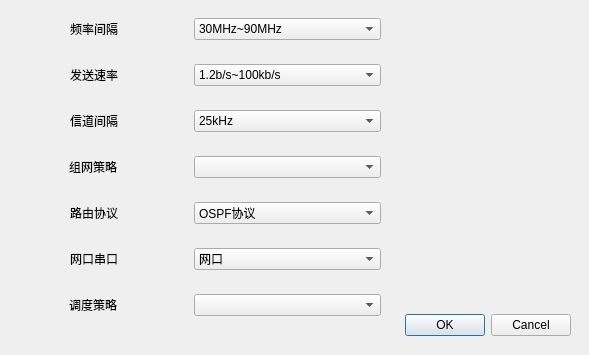
<?xml version="1.0" encoding="UTF-8"?>
<ui version="4.0">
 <class>dialog</class>
 <widget class="QDialog" name="dialog">
  <property name="geometry">
   <rect>
    <x>0</x>
    <y>0</y>
    <width>589</width>
    <height>355</height>
   </rect>
  </property>
  <property name="windowTitle">
   <string>Dialog</string>
  </property>
  <widget class="QDialogButtonBox" name="buttonBox">
   <property name="geometry">
    <rect>
     <x>400</x>
     <y>310</y>
     <width>171</width>
     <height>31</height>
    </rect>
   </property>
   <property name="orientation">
    <enum>Qt::Horizontal</enum>
   </property>
   <property name="standardButtons">
    <set>QDialogButtonBox::Cancel|QDialogButtonBox::Ok</set>
   </property>
  </widget>
  <widget class="QWidget" name="verticalLayoutWidget">
   <property name="geometry">
    <rect>
     <x>0</x>
     <y>0</y>
     <width>381</width>
     <height>341</height>
    </rect>
   </property>
   <layout class="QVBoxLayout" name="verticalLayout">
    <item>
     <layout class="QHBoxLayout" name="horizontalLayout">
      <item alignment="Qt::AlignHCenter">
       <widget class="QLabel" name="__width_band_label">
        <property name="autoFillBackground">
         <bool>false</bool>
        </property>
        <property name="text">
         <string>频率间隔</string>
        </property>
       </widget>
      </item>
      <item>
       <widget class="QComboBox" name="width_band_combox">
        <item>
         <property name="text">
          <string>30MHz~90MHz</string>
         </property>
        </item>
        <item>
         <property name="text">
          <string>610MHz~690MHz</string>
         </property>
        </item>
        <item>
         <property name="text">
          <string>225MHz~512MHz</string>
         </property>
        </item>
        <item>
         <property name="text">
          <string>1350MHz~1850MHz</string>
         </property>
        </item>
       </widget>
      </item>
     </layout>
    </item>
    <item>
     <layout class="QHBoxLayout" name="horizontalLayout_2">
      <item alignment="Qt::AlignHCenter">
       <widget class="QLabel" name="__send_rate_label">
        <property name="autoFillBackground">
         <bool>false</bool>
        </property>
        <property name="text">
         <string>发送速率</string>
        </property>
       </widget>
      </item>
      <item>
       <widget class="QComboBox" name="send_rate_combox">
        <item>
         <property name="text">
          <string>1.2b/s~100kb/s</string>
         </property>
        </item>
        <item>
         <property name="text">
          <string>100kb/s~200kb/s</string>
         </property>
        </item>
        <item>
         <property name="text">
          <string>200kb/s~300kb/s</string>
         </property>
        </item>
        <item>
         <property name="text">
          <string>300kb/s~375kb/s</string>
         </property>
        </item>
       </widget>
      </item>
     </layout>
    </item>
    <item>
     <layout class="QHBoxLayout" name="horizontalLayout_3">
      <item alignment="Qt::AlignHCenter">
       <widget class="QLabel" name="__interval_label">
        <property name="autoFillBackground">
         <bool>false</bool>
        </property>
        <property name="text">
         <string>信道间隔</string>
        </property>
       </widget>
      </item>
      <item>
       <widget class="QComboBox" name="interval_combox">
        <item>
         <property name="text">
          <string>25kHz</string>
         </property>
        </item>
        <item>
         <property name="text">
          <string>625kHz</string>
         </property>
        </item>
       </widget>
      </item>
     </layout>
    </item>
    <item>
     <layout class="QHBoxLayout" name="horizontalLayout_4">
      <item alignment="Qt::AlignHCenter">
       <widget class="QLabel" name="__network_ste_label">
        <property name="autoFillBackground">
         <bool>false</bool>
        </property>
        <property name="text">
         <string>组网策略</string>
        </property>
       </widget>
      </item>
      <item>
       <widget class="QComboBox" name="network_ste_combox"/>
      </item>
     </layout>
    </item>
    <item>
     <layout class="QHBoxLayout" name="horizontalLayout_6">
      <item alignment="Qt::AlignHCenter">
       <widget class="QLabel" name="__routing_parameters_label">
        <property name="autoFillBackground">
         <bool>false</bool>
        </property>
        <property name="text">
         <string>路由协议</string>
        </property>
       </widget>
      </item>
      <item>
       <widget class="QComboBox" name="routing_parameters_combox">
        <item>
         <property name="text">
          <string>OSPF协议</string>
         </property>
        </item>
       </widget>
      </item>
     </layout>
    </item>
    <item>
     <layout class="QHBoxLayout" name="horizontalLayout_7">
      <item alignment="Qt::AlignHCenter">
       <widget class="QLabel" name="__interface_label">
        <property name="autoFillBackground">
         <bool>false</bool>
        </property>
        <property name="text">
         <string>网口串口</string>
        </property>
       </widget>
      </item>
      <item>
       <widget class="QComboBox" name="interface_combox">
        <item>
         <property name="text">
          <string>网口</string>
         </property>
        </item>
        <item>
         <property name="text">
          <string>串口</string>
         </property>
        </item>
       </widget>
      </item>
     </layout>
    </item>
    <item>
     <layout class="QHBoxLayout" name="horizontalLayout_8">
      <item alignment="Qt::AlignHCenter">
       <widget class="QLabel" name="__schedule_label">
        <property name="autoFillBackground">
         <bool>false</bool>
        </property>
        <property name="text">
         <string>调度策略</string>
        </property>
       </widget>
      </item>
      <item>
       <widget class="QComboBox" name="schedule_combox"/>
      </item>
     </layout>
    </item>
   </layout>
  </widget>
 </widget>
 <resources/>
 <connections>
  <connection>
   <sender>buttonBox</sender>
   <signal>accepted()</signal>
   <receiver>dialog</receiver>
   <slot>accept()</slot>
   <hints>
    <hint type="sourcelabel">
     <x>248</x>
     <y>254</y>
    </hint>
    <hint type="destinationlabel">
     <x>157</x>
     <y>274</y>
    </hint>
   </hints>
  </connection>
  <connection>
   <sender>buttonBox</sender>
   <signal>rejected()</signal>
   <receiver>dialog</receiver>
   <slot>reject()</slot>
   <hints>
    <hint type="sourcelabel">
     <x>316</x>
     <y>260</y>
    </hint>
    <hint type="destinationlabel">
     <x>286</x>
     <y>274</y>
    </hint>
   </hints>
  </connection>
 </connections>
</ui>
